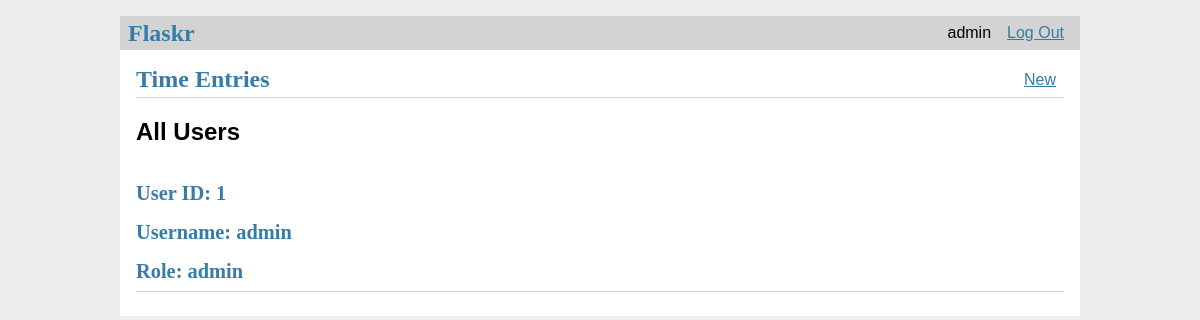
Page / (signed in) on the earlier database version.
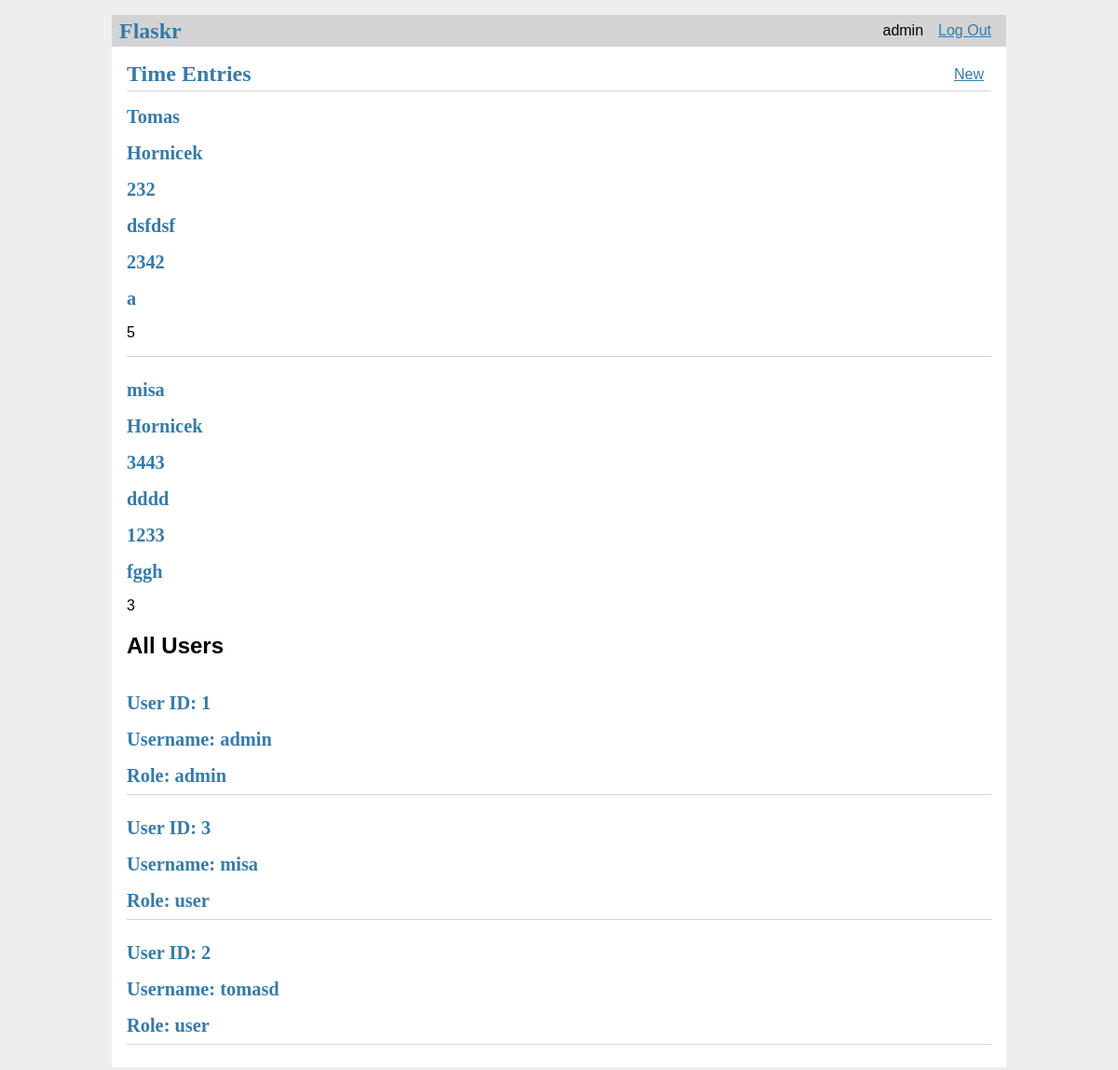
Same page on the later database version.
### tables this page shows
CREATE TABLE user (
  id INTEGER PRIMARY KEY AUTOINCREMENT,
  username TEXT UNIQUE NOT NULL,
  password TEXT NOT NULL,
  role TEXT NOT NULL DEFAULT 'user'
);

CREATE TABLE entry (
  id INTEGER PRIMARY KEY AUTOINCREMENT,
  employee_id INTEGER NOT NULL,
  first_name TEXT NOT NULL,
  last_name TEXT NOT NULL,
  date_of_birth INT NOT NULL,
  address TEXT NOT NULL,
  phone INTEGER NOT NULL,
  project TEXT NOT NULL,
  hours INTEGER NOT NULL,
  FOREIGN KEY (employee_id) REFERENCES user (id)
);

### Flaskr/timesheet.py (the view, shortened to what this page needs)
@bp.route('/')
def index():
    db = get_db()
    if g.user is None:
        return redirect(url_for('auth.login'))
    if g.user['role'] == 'admin':
        entries = db.execute(
            'SELECT e.id, first_name, last_name, date_of_birth, address, phone, project, hours, employee_id, username'
            ' FROM entry e JOIN user u ON e.employee_id = u.id'
            ' ORDER BY last_name ASC'
        ).fetchall()
        users = db.execute(
            'SELECT id, username, role FROM user ORDER BY username ASC'
        ).fetchall()
    return render_template('timesheet/index.html', entries=entries, users=users)

### Flaskr/auth.py (called while the page is built)
@bp.before_app_request
def load_logged_in_user():
    user_id = session.get('user_id')
    if user_id is None:
        g.user = None
    else:
        g.user = get_db().execute(
            'SELECT * FROM user WHERE id = ?', (user_id,)
        ).fetchone()

### Flaskr/db.py (called while the page is built)
def get_db():
    if 'db' not in g:
        g.db = sqlite3.connect(
            current_app.config['DATABASE'],
            detect_types=sqlite3.PARSE_DECLTYPES
        )
        g.db.row_factory = sqlite3.Row
    return g.db

### Flaskr/templates/timesheet/index.html (shortened to what this page needs)
{% extends 'base.html' %}
{% block header %}
  <h1>{% block title %}Time Entries{% endblock %}</h1>
  {% if g.user %}
    <a class="action" href="{{ url_for('timesheet.create') }}">New</a>
  {% endif %}
{% endblock %}
{% block content %}
  {% for entry in entries %}
    <article class="post">
      <header>
        <div>
          <h1>{{ entry['first_name'] }}</h1>
          <h1>{{ entry['last_name'] }}</h1>
          <h1>{{ entry['date_of_birth'] }}</h1>
          <h1>{{ entry['address'] }}</h1>
          <h1>{{ entry['phone'] }}</h1>
          <h1>{{ entry['project'] }}</h1>
        </div>
      </header>
      <p class="body">{{ entry['hours'] }}</p>
    </article>
    {% if not loop.last %}
      <hr>
    {% endif %}
  {% endfor %}
  {% if g.user['role'] == 'admin' %}
    <section>
      <h2>All Users</h2>
      {% for user in users %}
        <article class="post">
          <header>
            <div>
              <h1>User ID: {{ user['id'] }}</h1>
              <h1>Username: {{ user['username'] }}</h1>
              <h1>Role: {{ user['role'] }}</h1>
            </div>
          </header>
          <hr>
        </article>
      {% endfor %}
    </section>
  {% endif %}
{% endblock %}

### Flaskr/templates/base.html (shortened to what this page needs)
<!doctype html>
<link rel="stylesheet" href="{{ url_for('static', filename='style.css') }}">
<nav>
  <h1>Flaskr</h1>
  <ul>
    {% if g.user %}
      <li><span>{{ g.user['username'] }}</span>
      <li><a href="{{ url_for('auth.logout') }}">Log Out</a>
    {% else %}
      <li><a href="{{ url_for('auth.register') }}">Register</a>
      <li><a href="{{ url_for('auth.login') }}">Log In</a>
    {% endif %}
  </ul>
</nav>
<section class="content">
  <header>
    {% block header %}{% endblock %}
  </header>
  {% block content %}{% endblock %}
</section>

### Flaskr/static/style.css (style rules this page uses)
h1 { font-family: serif; color: #377ba8; margin: 1rem 0; }
a { color: #377ba8; }
hr { border: none; border-top: 1px solid lightgray; }
nav { background: lightgray; display: flex; align-items: center; padding: 0 0.5rem; }
nav h1 { flex: auto; margin: 0; }
nav ul { display: flex; list-style: none; margin: 0; padding: 0; }
nav ul li a, nav ul li span, header .action { display: block; padding: 0.5rem; }
.content { padding: 0 1rem 1rem; }
.content > header { border-bottom: 1px solid lightgray; display: flex; align-items: flex-end; }
.content > header h1 { flex: auto; margin: 1rem 0 0.25rem 0; }
.post > header { display: flex; align-items: flex-end; font-size: 0.85em; }
.post > header > div:first-of-type { flex: auto; }
.post > header h1 { font-size: 1.5em; margin-bottom: 0; }
.post .body { white-space: pre-line; }
.content:last-child { margin-bottom: 0; }

Differences in the rows shown:
added entry: first_name "Tomas", last_name "Hornicek", date_of_birth "232", address "dsfdsf", phone "2342", project "a", hours "5"
added entry: first_name "misa", last_name "Hornicek", date_of_birth "3443", address "dddd", phone "1233", project "fggh", hours "3"
added user: id "3", username "misa", role "user"
added user: id "2", username "tomasd", role "user"
